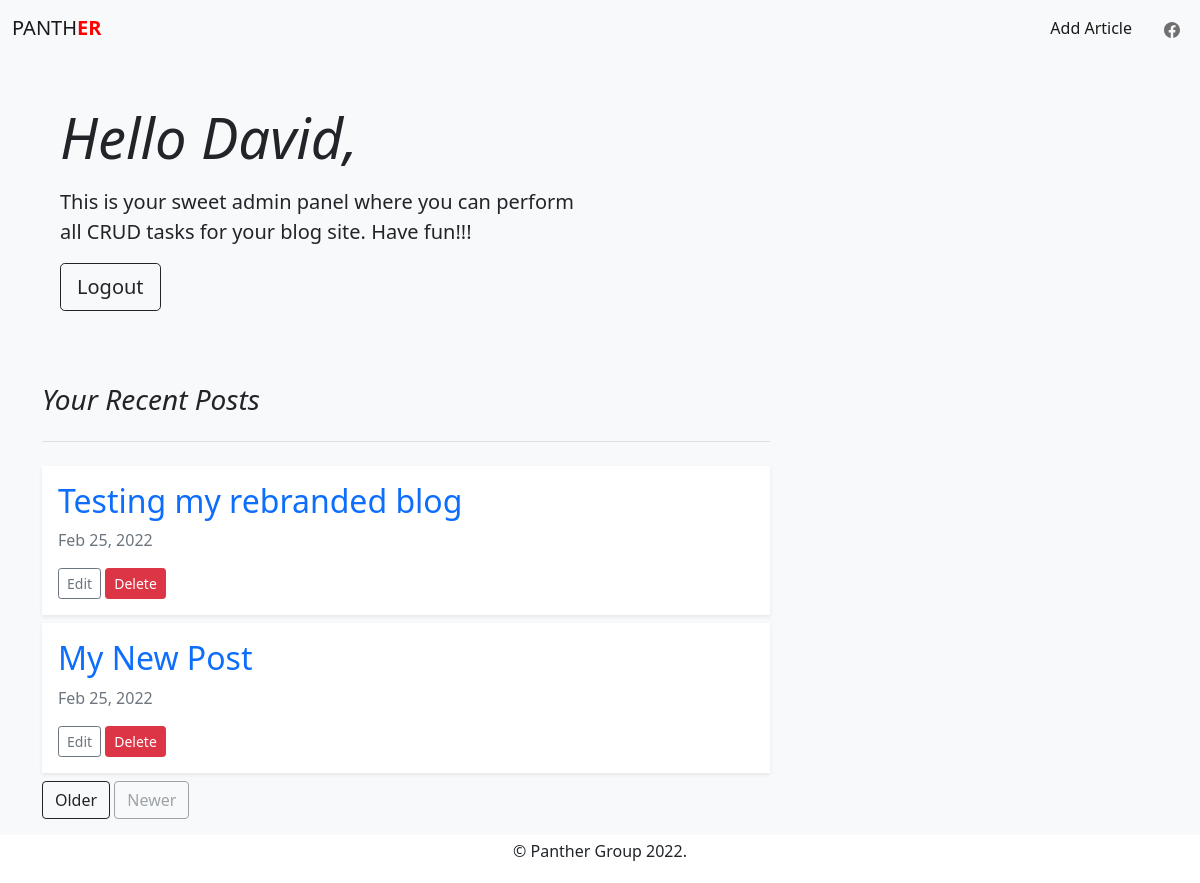
Page /account (signed in) on the committed database.
### app.py (models this page shows, shortened)
class Post(db.Model):
	id=db.Column(db.Integer,primary_key=True)
	sub_title=db.Column(db.String)
	content=db.Column(db.String)
	posted=db.Column(db.DateTime,default=datetime.utcnow)
	user_id=db.Column(db.Integer,db.ForeignKey('user.id'))

### app.py (the view)
@app.route('/account')
@login_required
def account():
	posts=Post.query.order_by(Post.posted.desc()).all()
	return render_template('account.html',title='admin page',posts=posts)

### app.py (called while the page is built)
@login.user_loader
def load_user(id):
	return User.query.get(int(id))

### templates/account.html (shortened to what this page needs)
{%extends 'base.html'%}
{%block body%}
	 <nav class="navbar navbar-expand-md navbar-light bg-light" aria-label="Fourth navbar example">
    <div class="container-fluid">
      <a class="navbar-brand" href="#">PANTH<strong style="color:red;">ER</strong></a>
      <div class="collapse navbar-collapse" id="navbarsExample04">
        <ul class="navbar-nav ms-auto mb-2 mb-md-0">
          <li class="nav-item">
            <a class="nav-link active" href="{{ url_for('create_post') }}">
             Add Article
            </a>
          </li>
          <li class="nav-item">
            <a class="nav-link" href="#">
            </a>
          </li>
          <li class="nav-item">
            <a class="nav-link" href="#">
            </a>
          </li>
        </ul>
      </div>
    </div>
  </nav>
<section class="container-fluid">
  <div class="p-4 p-md-5 mb-4  rounded">
    <div class="col-md-6 px-0">
      <h1 class="display-4 fst-italic">Hello David,</h1>
      <p class="lead my-3">This is your sweet admin panel where you can perform all CRUD tasks for your blog site. Have fun!!!</p>
      <a href="{{ url_for('logout') }}" class="btn btn-outline-dark btn-lg">Logout</a>
    </div>
  </div>
</section>
<main class="container">
   <div class="row g-5">
    <div class="col-md-8">
      <h3 class="pb-4 mb-4 fst-italic border-bottom">
        Your Recent Posts
      </h3>
      {%for post in posts%}
      <article class="blog-post p-3 mt-2 shadow-sm" style="background:white;">
        <h2 class="blog-post-title"><a href="{{ url_for('full_post',id=post.id) }}" style="text-decoration:none;">{{post.sub_title}}</a></h2>
        <p class="blog-post-meta text-muted">{{post.posted.strftime("%b %d, %Y")}}</p>
         <nav class="blog-pagination mt-2" aria-label="Pagination">
	        <a class="btn btn-outline-secondary btn-sm" href="{{url_for('edit_post',id=post.id)}}">Edit</a>
	        <a class="btn btn-danger btn-sm" href="{{url_for('delete',id=post.id)}}">Delete</a>
	      </nav>
      </article>
      {%endfor%}
      <nav class="blog-pagination mt-2" aria-label="Pagination">
        <a class="btn btn-outline-dark" href="#">Older</a>
        <a class="btn btn-outline-secondary disabled" href="#" tabindex="-1" aria-disabled="true">Newer</a>
      </nav>
    </div>
  </div>
</main>
<footer class="blog-footer p-1 mt-3" style="background:white;">
  <p class="text-center">&copy; Panther Group 2022. </p>
</footer>
{%endblock body%}

### static/style.css (style rules this page uses)
* { box-sizing:border-box; }

### rows in the picture
Post: sub_title "Testing my rebranded blog", posted "Feb 25, 2022"
Post: sub_title "My New Post", posted "Feb 25, 2022"
